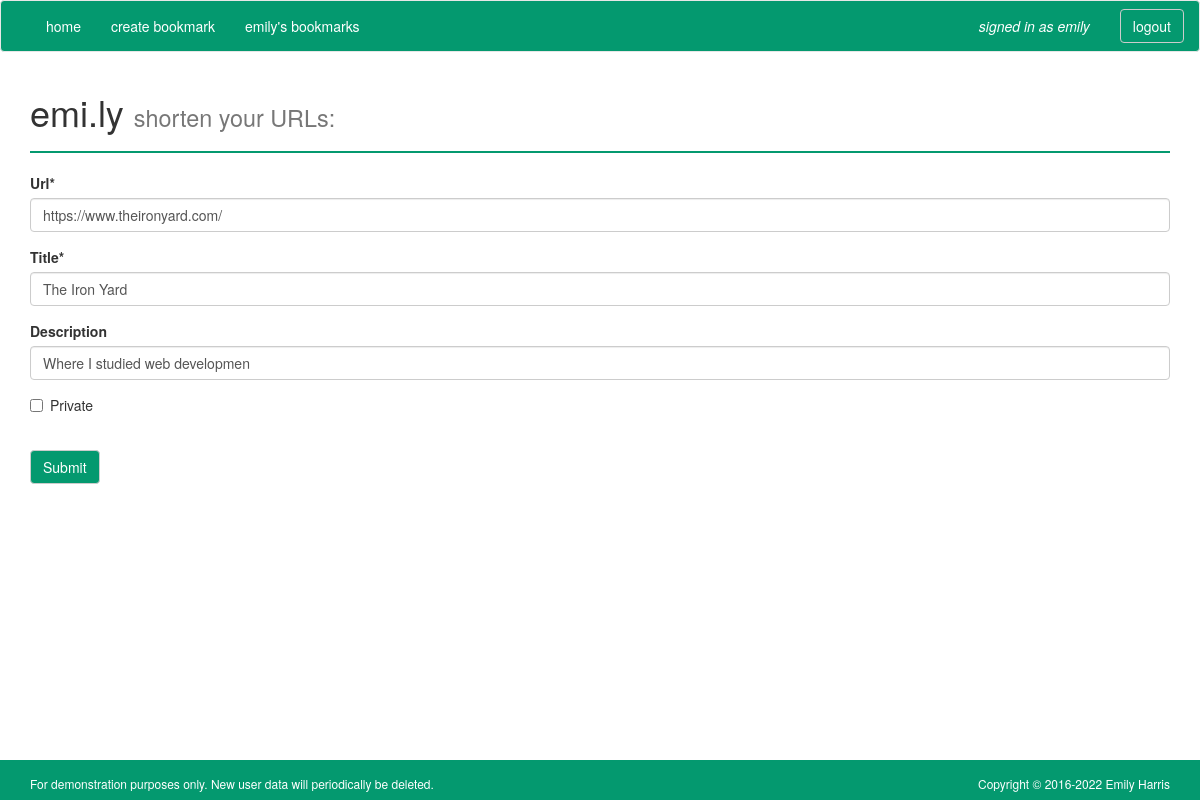
The page /update/12/ (signed in) on the database as committed earlier.
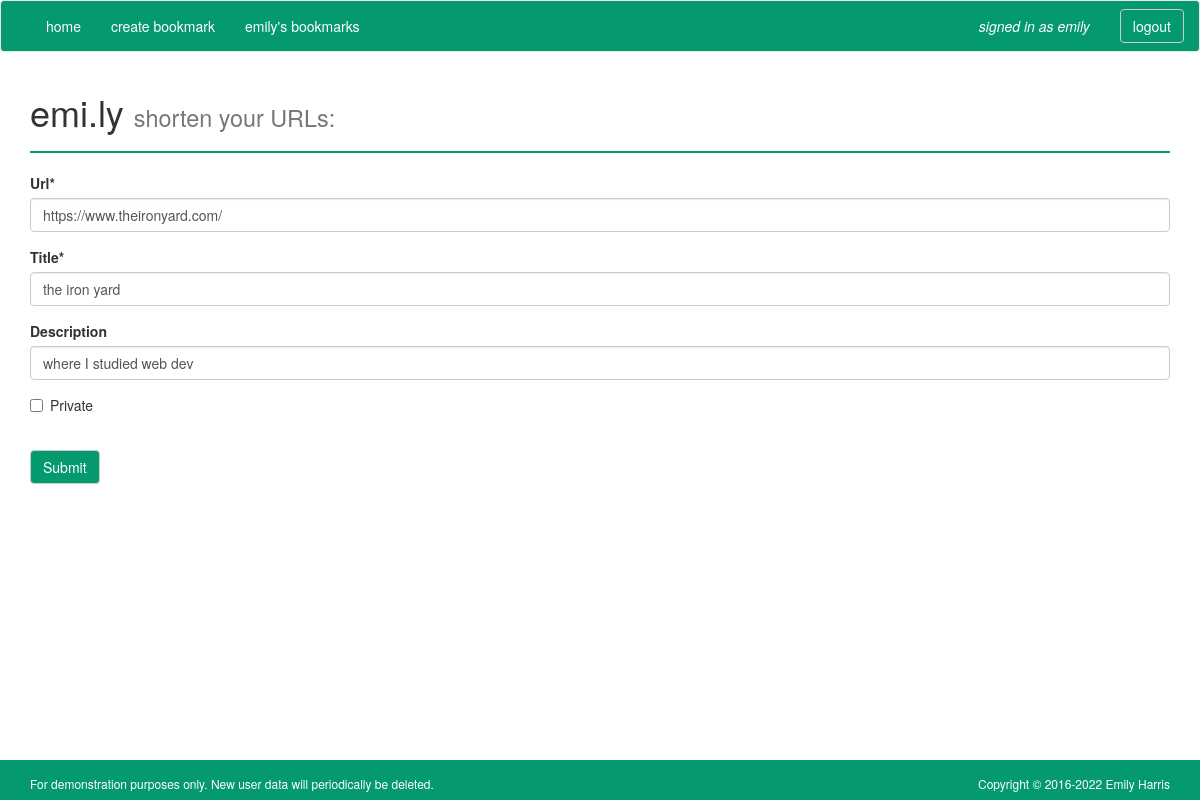
The same page on the database as committed later.
### short_url_app/models.py (models this page shows)
class Bookmark(models.Model):
    user = models.ForeignKey(User, on_delete=models.PROTECT)
    url = models.URLField()
    title = models.CharField(max_length=20, default="")
    description = models.CharField(max_length=50, blank=True)
    created = models.DateTimeField(auto_now_add=True)
    hashid = models.CharField(max_length=50)
    click_count = models.IntegerField(default=0)
    private = models.BooleanField(default=False)
    class Meta:
        ordering = ['-created']

### short_url_app/views.py (the view)
# urls.py: url(r'^update/(?P<pk>\d+)/$', login_required(EditView.as_view()), name='update_view'),
class EditView(UpdateView):
    model = Bookmark
    fields = ['url', 'title', "description", "private"]
    success_url = "/accounts/profile"
    template_name = 'create_bookmark.html'

### templates/create_bookmark.html (shortened to what this page needs)
{% extends "base.html" %}
{% load crispy_forms_tags %}
{% block content %}
<form action="" method="post">
{{ form|crispy }}
<br>
<input class='btn btn-default' type="submit" name="Submit">
    </form>
{% endblock %}

Rows that differ between the two databases and show on the page:
changed Bookmark "https://www.theironyard.com/": title "The Iron Yard" → "the iron yard"; description "Where I studied web developmen" → "where I studied web dev"
